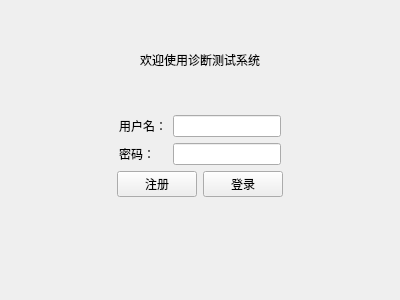
<?xml version="1.0" encoding="UTF-8"?>
<ui version="4.0">
 <class>LoginView</class>
 <widget class="QWidget" name="LoginView">
  <property name="geometry">
   <rect>
    <x>0</x>
    <y>0</y>
    <width>400</width>
    <height>300</height>
   </rect>
  </property>
  <property name="windowTitle">
   <string>登录</string>
  </property>
  <layout class="QVBoxLayout" name="verticalLayout_2">
   <item>
    <layout class="QVBoxLayout" name="verticalLayout">
     <item>
      <spacer name="verticalSpacer_2">
       <property name="orientation">
        <enum>Qt::Orientation::Vertical</enum>
       </property>
       <property name="sizeHint" stdset="0">
        <size>
         <width>20</width>
         <height>40</height>
        </size>
       </property>
      </spacer>
     </item>
     <item>
      <widget class="QLabel" name="label_3">
       <property name="text">
        <string>欢迎使用诊断测试系统</string>
       </property>
       <property name="alignment">
        <set>Qt::AlignmentFlag::AlignCenter</set>
       </property>
      </widget>
     </item>
     <item>
      <spacer name="verticalSpacer">
       <property name="orientation">
        <enum>Qt::Orientation::Vertical</enum>
       </property>
       <property name="sizeHint" stdset="0">
        <size>
         <width>20</width>
         <height>40</height>
        </size>
       </property>
      </spacer>
     </item>
    </layout>
   </item>
   <item>
    <layout class="QHBoxLayout" name="horizontalLayout_2">
     <item>
      <spacer name="horizontalSpacer">
       <property name="orientation">
        <enum>Qt::Orientation::Horizontal</enum>
       </property>
       <property name="sizeHint" stdset="0">
        <size>
         <width>40</width>
         <height>20</height>
        </size>
       </property>
      </spacer>
     </item>
     <item>
      <layout class="QFormLayout" name="formLayout">
       <item row="0" column="0">
        <widget class="QLabel" name="label">
         <property name="text">
          <string>用户名：</string>
         </property>
        </widget>
       </item>
       <item row="0" column="1">
        <widget class="QLineEdit" name="inputUserName"/>
       </item>
       <item row="1" column="0">
        <widget class="QLabel" name="label_2">
         <property name="text">
          <string>密码：</string>
         </property>
        </widget>
       </item>
       <item row="1" column="1">
        <widget class="QLineEdit" name="inputUserPassword"/>
       </item>
      </layout>
     </item>
     <item>
      <spacer name="horizontalSpacer_2">
       <property name="orientation">
        <enum>Qt::Orientation::Horizontal</enum>
       </property>
       <property name="sizeHint" stdset="0">
        <size>
         <width>40</width>
         <height>20</height>
        </size>
       </property>
      </spacer>
     </item>
    </layout>
   </item>
   <item>
    <layout class="QHBoxLayout" name="horizontalLayout_3">
     <item>
      <spacer name="horizontalSpacer_3">
       <property name="orientation">
        <enum>Qt::Orientation::Horizontal</enum>
       </property>
       <property name="sizeHint" stdset="0">
        <size>
         <width>40</width>
         <height>20</height>
        </size>
       </property>
      </spacer>
     </item>
     <item>
      <layout class="QHBoxLayout" name="horizontalLayout">
       <item>
        <widget class="QPushButton" name="btSignup">
         <property name="text">
          <string>注册</string>
         </property>
        </widget>
       </item>
       <item>
        <widget class="QPushButton" name="btSignIn">
         <property name="text">
          <string>登录</string>
         </property>
        </widget>
       </item>
      </layout>
     </item>
     <item>
      <spacer name="horizontalSpacer_4">
       <property name="orientation">
        <enum>Qt::Orientation::Horizontal</enum>
       </property>
       <property name="sizeHint" stdset="0">
        <size>
         <width>40</width>
         <height>20</height>
        </size>
       </property>
      </spacer>
     </item>
    </layout>
   </item>
   <item>
    <spacer name="verticalSpacer_3">
     <property name="orientation">
      <enum>Qt::Orientation::Vertical</enum>
     </property>
     <property name="sizeHint" stdset="0">
      <size>
       <width>20</width>
       <height>46</height>
      </size>
     </property>
    </spacer>
   </item>
  </layout>
 </widget>
 <resources/>
 <connections/>
</ui>
